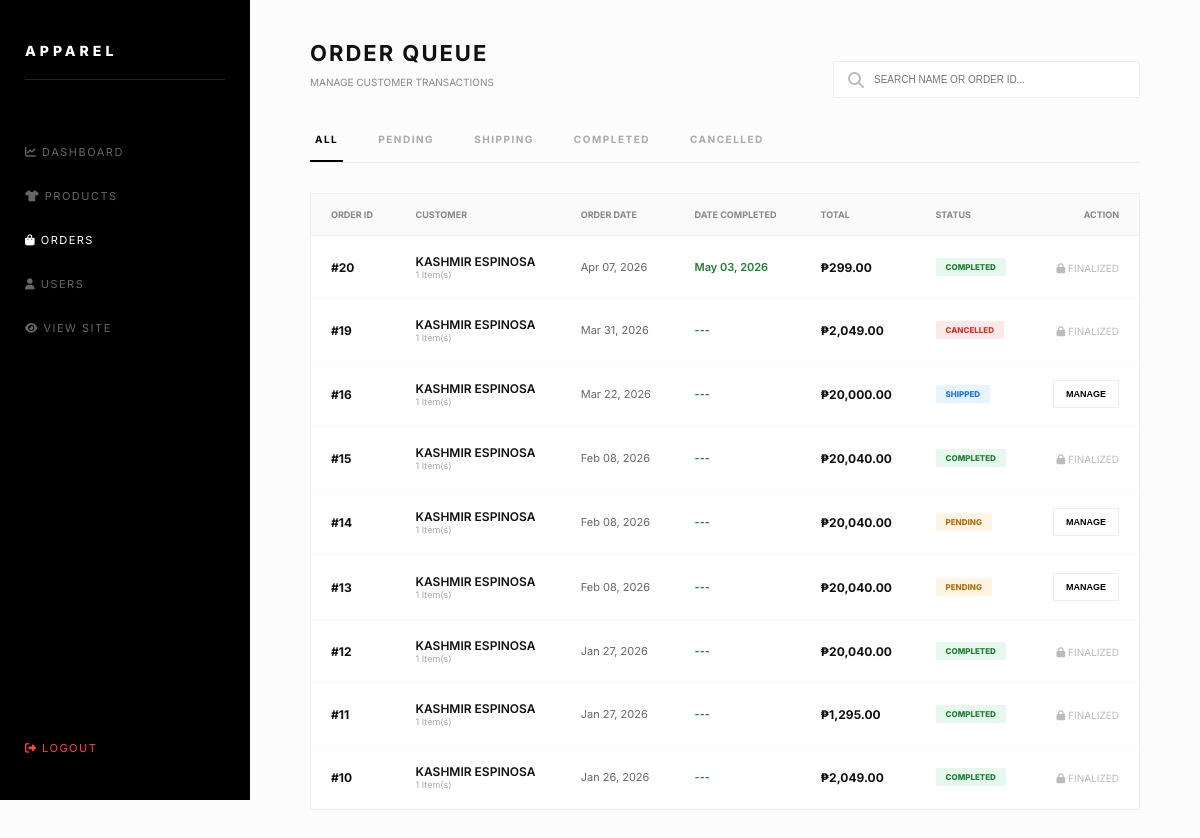
Screenshot of /admin/orders.php (signed in) with the database file from the repository.
### tables this page shows
CREATE TABLE `orders` (
  `id` int(11) NOT NULL,
  `user_id` int(11) NOT NULL,
  `full_name` varchar(255) NOT NULL,
  `address` text NOT NULL,
  `total_amount` decimal(10,2) NOT NULL,
  `payment_method` varchar(50) NOT NULL,
  `status` varchar(50) DEFAULT 'Pending',
  `created_at` timestamp NOT NULL DEFAULT current_timestamp(),
  `completed_at` datetime DEFAULT NULL
);

### admin/orders.php (the view, shortened to what this page needs)
<?php
include "../config/database.php";
$current_tab = isset($_GET['tab']) ? mysqli_real_escape_string($conn, $_GET['tab']) : 'all';
$search = isset($_GET['search']) ? mysqli_real_escape_string($conn, $_GET['search']) : '';
$where_clauses = [];
$where_sql = !empty($where_clauses) ? "WHERE " . implode(" AND ", $where_clauses) : "";
$orders = mysqli_query($conn, "SELECT * FROM orders $where_sql ORDER BY created_at DESC");
?>
<!DOCTYPE html>
<html lang="en">
<head>
    <link rel="stylesheet" href="https://cdnjs.cloudflare.com/ajax/libs/font-awesome/6.5.0/css/all.min.css">
</head>
<body>
    <div class="sidebar">
        <h2>APPAREL</h2>
        <a href="dashboard.php"><i class="fas fa-chart-line"></i> Dashboard</a>
        <a href="products.php"><i class="fas fa-tshirt"></i> Products</a>
        <a href="orders.php" class="active-link"><i class="fas fa-shopping-bag"></i> Orders</a>
        <a href="users.php"><i class="fas fa-user"></i> Users</a>
        <a href="../index.php"><i class="fas fa-eye"></i> View Site</a>
        <a href="logout.php" class="logout-link"><i class="fas fa-sign-out-alt"></i> Logout</a>
    </div>
    <div class="main-content">
        <div class="header-flex">
            <header>
                <h1>Order Queue</h1>
                <p style="font-size: 10px; color: #888; text-transform: uppercase;">Manage Customer Transactions</p>
            </header>
            <form method="GET" id="searchForm" class="search-box">
                <i class="fas fa-search"></i>
                <input type="text" name="search" id="searchInput"
                       placeholder="SEARCH NAME OR ORDER ID..."
                       value="<?php echo htmlspecialchars($search); ?>"
                       oninput="autoResetSearch(this)">
            </form>
        </div>
        <div class="tab-container">
            <a href="?tab=all&search=<?php echo $search; ?>" class="tab <?php echo ($current_tab == 'all') ? 'active' : ''; ?>">All</a>
            <a href="?tab=pending&search=<?php echo $search; ?>" class="tab <?php echo ($current_tab == 'pending') ? 'active' : ''; ?>">Pending</a>
            <a href="?tab=shipped&search=<?php echo $search; ?>" class="tab <?php echo ($current_tab == 'shipped') ? 'active' : ''; ?>">Shipping</a>
            <a href="?tab=completed&search=<?php echo $search; ?>" class="tab <?php echo ($current_tab == 'completed') ? 'active' : ''; ?>">Completed</a>
            <a href="?tab=cancelled&search=<?php echo $search; ?>" class="tab <?php echo ($current_tab == 'cancelled') ? 'active' : ''; ?>">Cancelled</a>
        </div>
        <div class="inventory-card">
            <table>
                <thead>
                    <tr>
                        <th>Order ID</th>
                        <th>Customer</th>
                        <th>Order Date</th>
                        <th>Date Completed</th>
                        <th>Total</th>
                        <th>Status</th>
                        <th style="text-align:right;">Action</th>
                    </tr>
                </thead>
                <tbody>
                    <?php while($row = mysqli_fetch_assoc($orders)):
                        $oid = $row['id'];
                        $status = $row['status'];
                        $item_query = mysqli_query($conn, "SELECT oi.*, p.name FROM order_items oi JOIN products p ON oi.product_id = p.id WHERE oi.order_id = $oid");
                        $items = [];
                        while($item = mysqli_fetch_assoc($item_query)) { $items[] = $item; }
                    ?>
                    <tr>
                        <td style="font-weight:700;">#<?php echo $oid; ?></td>
                        <td>
                            <div style="font-weight:600; text-transform: uppercase;"><?php echo htmlspecialchars($row['full_name']); ?></div>
                            <div style="font-size:9px; color:#aaa;"><?php echo count($items); ?> Item(s)</div>
                        </td>
                        <td style="font-size: 11px; color: #666;"><?php echo date('M d, Y', strtotime($row['created_at'])); ?></td>
                        <td style="font-size: 11px; color: #1e7e34; font-weight: 600;">
                            <?php echo (!empty($row['completed_at'])) ? date('M d, Y', strtotime($row['completed_at'])) : '---'; ?>
                        </td>
                        <td style="font-weight:700;">₱<?php echo number_format($row['total_amount'], 2); ?></td>
                        <td>
                            <span class="status-badge <?php echo strtolower($status); ?>">
                                <?php echo htmlspecialchars($status); ?>
                            </span>
                        </td>
                        <td style="text-align:right;">
                            <?php if ($status !== 'Completed' && $status !== 'Cancelled'): ?>
                                <button class="action-btn" onclick='openOrderModal(<?php echo $oid; ?>, "<?php echo $status; ?>", <?php echo json_encode($items); ?>)'>
                                    Manage
                                </button>
                            <?php else: ?>
                                <span style="font-size: 10px; color: #bbb; text-transform: uppercase;">
                                    <i class="fas fa-lock"></i> Finalized
                                </span>
                            <?php endif; ?>
                        </td>
                    </tr>
                    <?php endwhile; ?>
                </tbody>
            </table>
        </div>
    </div>
</body>
</html>

### admin/orders.php (style rules this page uses)
body { margin: 0; display: flex; background-color: #fcfcfc; font-family: 'Inter', sans-serif; color: #111; }
.sidebar { width: 250px; height: 100vh; background: #000; color: #fff; padding: 30px 25px; position: fixed; left: 0; top: 0; box-sizing: border-box; display: flex; flex-direction: column; z-index: 1000; }
.sidebar h2 { font-size: 14px; letter-spacing: 4px; margin-bottom: 50px; text-transform: uppercase; font-weight: 800; border-bottom: 1px solid #222; padding-bottom: 20px; }
.sidebar a { display: block; color: #666; text-decoration: none; padding: 15px 0; transition: 0.3s; font-size: 11px; text-transform: uppercase; letter-spacing: 1.5px; }
.sidebar a:hover, .active-link { color: #fff !important; }
.logout-link { margin-top: auto; color: #ff4444 !important; }
.main-content { margin-left: 250px; width: calc(100% - 250px); padding: 40px 60px; box-sizing: border-box; }
.header-flex { display: flex; justify-content: space-between; align-items: flex-end; margin-bottom: 20px; }
header h1 { font-size: 22px; text-transform: uppercase; letter-spacing: 2px; margin: 0; font-weight: 700; }
.tab-container { display: flex; gap: 30px; border-bottom: 1px solid #eee; margin-bottom: 30px; }
.tab { padding: 15px 5px; font-size: 10px; text-transform: uppercase; letter-spacing: 1.5px; font-weight: 700; color: #aaa; text-decoration: none; border-bottom: 2px solid transparent; }
.tab.active { color: #000; border-bottom: 2px solid #000; }
.search-box { position: relative; }
.search-box input { padding: 12px 15px 12px 40px; border: 1px solid #eee; font-size: 10px; outline: none; width: 250px; transition: 0.3s; text-transform: uppercase; }
.search-box i { position: absolute; left: 15px; top: 50%; transform: translateY(-50%); color: #bbb; }
.inventory-card { background: #fff; border: 1px solid #f0f0f0; }
table { width: 100%; border-collapse: collapse; }
th { text-align: left; padding: 15px 20px; background: #fafafa; border-bottom: 1px solid #eee; font-size: 9px; color: #888; text-transform: uppercase; }
td { padding: 18px 20px; border-bottom: 1px solid #f9f9f9; font-size: 12px; }
.status-badge { display: inline-block; padding: 4px 10px; font-size: 8px; font-weight: 800; text-transform: uppercase; border-radius: 2px; }
.pending { background: #fff4e5; color: #b76e00; }
.shipped { background: #e8f4fd; color: #1a73e8; }
.completed { background: #e6f7ed; color: #1e7e34; }
.cancelled { background: #fbe9e9; color: #d93025; }
.action-btn { background: #fff; border: 1px solid #eee; padding: 8px 12px; cursor: pointer; font-size: 9px; text-transform: uppercase; font-weight: 700; transition: 0.2s; }

### rows the page displays
orders: id "20", full_name "KASHMIR ESPINOSA", count($items) "1", created_at "Apr 07, 2026", completed_at "May 03, 2026", total_amount "299.00", status "COMPLETED", shows "FINALIZED"
orders: id "19", full_name "KASHMIR ESPINOSA", count($items) "1", created_at "Mar 31, 2026", total_amount "2,049.00", status "CANCELLED", shows "FINALIZED"
orders: id "16", full_name "KASHMIR ESPINOSA", count($items) "1", created_at "Mar 22, 2026", total_amount "20,000.00", status "SHIPPED"
orders: id "15", full_name "KASHMIR ESPINOSA", count($items) "1", created_at "Feb 08, 2026", total_amount "20,040.00", status "COMPLETED", shows "FINALIZED"
orders: id "14", full_name "KASHMIR ESPINOSA", count($items) "1", created_at "Feb 08, 2026", total_amount "20,040.00", status "PENDING"
orders: id "13", full_name "KASHMIR ESPINOSA", count($items) "1", created_at "Feb 08, 2026", total_amount "20,040.00", status "PENDING"
orders: id "12", full_name "KASHMIR ESPINOSA", count($items) "1", created_at "Jan 27, 2026", total_amount "20,040.00", status "COMPLETED", shows "FINALIZED"
orders: id "11", full_name "KASHMIR ESPINOSA", count($items) "1", created_at "Jan 27, 2026", total_amount "1,295.00", status "COMPLETED", shows "FINALIZED"
orders: id "10", full_name "KASHMIR ESPINOSA", count($items) "1", created_at "Jan 26, 2026", total_amount "2,049.00", status "COMPLETED", shows "FINALIZED"
